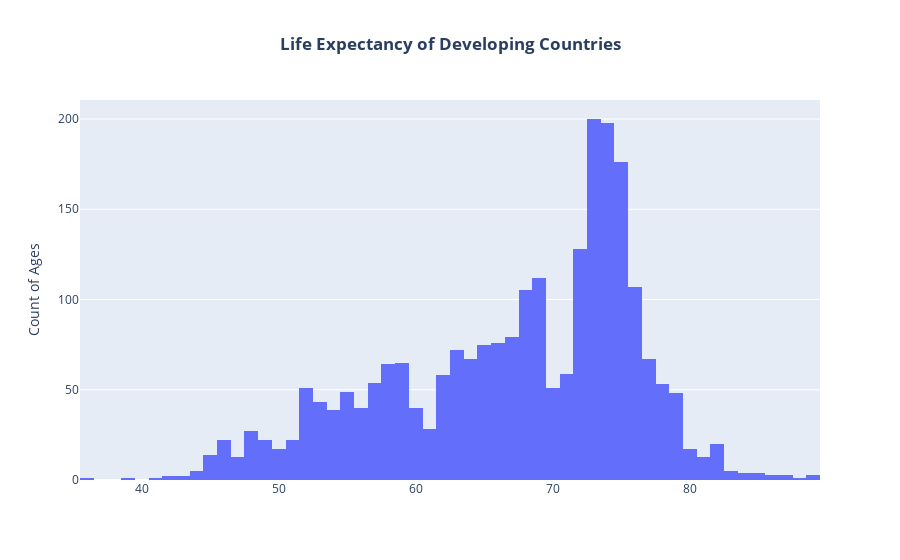

The code cell stored with this chart in its notebook:
### Markdown cell above
### **<font >Developing</font>**

### Code cell
# Filter DataFrame for 'Developing' status
developing_df = df[df['Status'] == 'Developing']

# Create a histogram 
fig = px.histogram(developing_df, x='Life expectancy ', title="Life Expectancy of Developing Nations")
fig.update_layout(
    xaxis_title='',
    yaxis_title='Count of Ages',
    title_text='<b>Life Expectancy of Developing Countries</b>',
    title_x=0.5,  # Center title
)
fig.show()

### Figure 1 — Plotly figure (JSON) as saved in the notebook; plotly's stock layout.template omitted (floating-point values rounded to 4 significant figures; data arrays with more than 128 entries replaced by an {"elided": "..."} marker saying what was removed)
{"data": [{"bingroup": "x", "hovertemplate": "Life expectancy =%{x}<br>count=%{y}<extra></extra>", "legendgroup": "", "marker": {"color": "#636efa", "pattern": {"shape": ""}}, "name": "", "orientation": "v", "showlegend": false, "type": "histogram", "x": {"elided": "2426 float values"}, "xaxis": "x", "yaxis": "y"}], "layout": {"barmode": "relative", "legend": {"tracegroupgap": 0}, "title": {"text": "<b>Life Expectancy of Developing Countries</b>", "x": 0.5}, "xaxis": {"anchor": "y", "domain": [0, 1], "title": {"text": ""}}, "yaxis": {"anchor": "x", "domain": [0, 1], "title": {"text": "Count of Ages"}}}}
